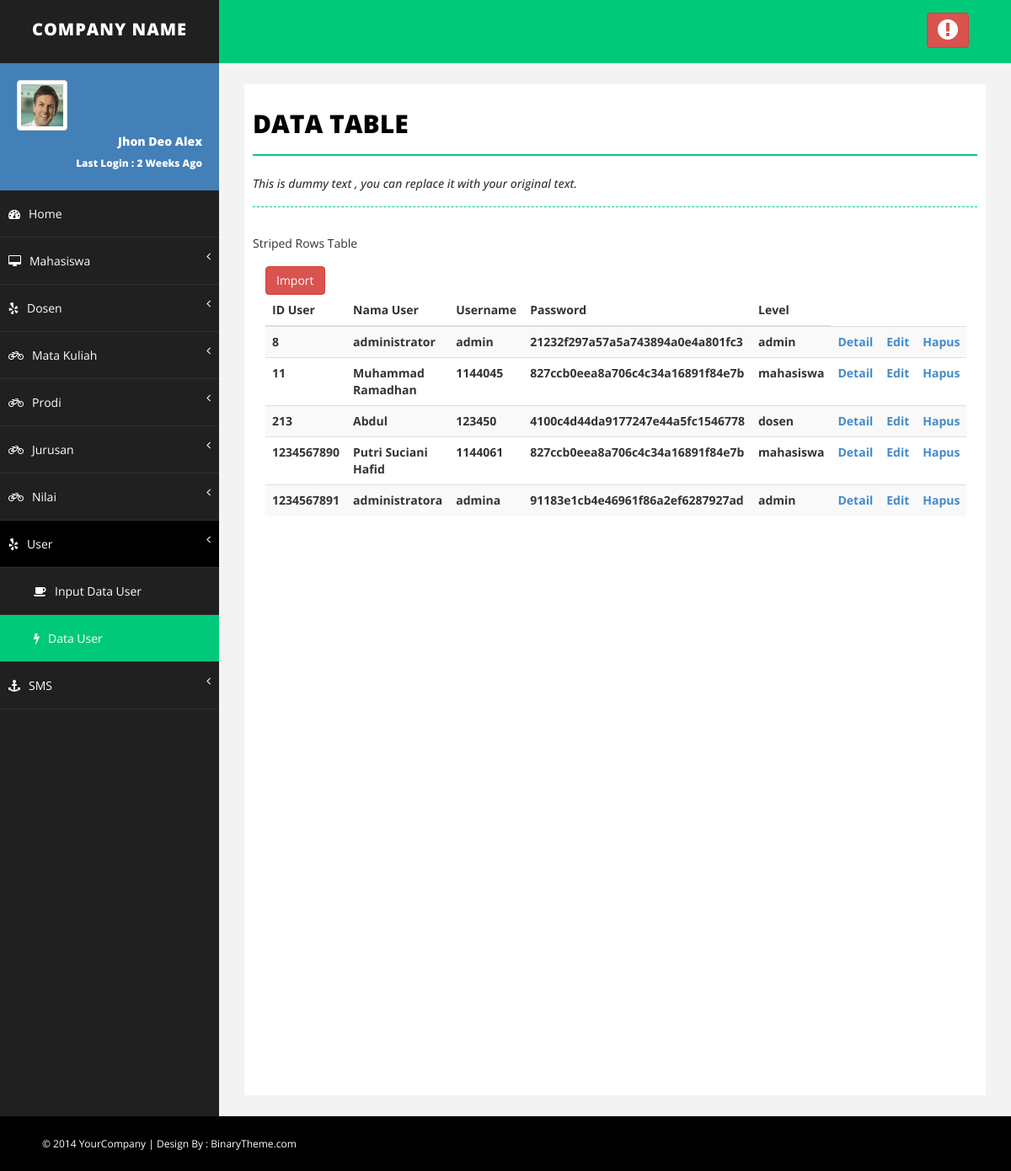
Page /show_data_user.php (signed in) on the committed database.
### tables this page shows
CREATE TABLE IF NOT EXISTS `t_user` (
  `id_user` int(10) NOT NULL AUTO_INCREMENT,
  `nama_user` varchar(25) NOT NULL,
  `username` varchar(25) NOT NULL,
  `password` varchar(200) NOT NULL,
  `level` enum('admin','dosen','mahasiswa') NOT NULL,
  PRIMARY KEY (`id_user`)
);

### show_data_user.php (the view, shortened to what this page needs)
<?php
if($_SESSION['admin']!=""){
?>
<!DOCTYPE html>
<html xmlns="http://www.w3.org/1999/xhtml">
<head>
    <link href="assets/css/bootstrap.css" rel="stylesheet" />
    <link href="assets/css/font-awesome.css" rel="stylesheet" />
    <link href="assets/css/basic.css" rel="stylesheet" />
    <link href="assets/css/custom.css" rel="stylesheet" />
</head>
<body>
    <div id="wrapper">
        <nav class="navbar navbar-default navbar-cls-top " role="navigation" style="margin-bottom: 0">
            <div class="navbar-header">
                <a class="navbar-brand" href="index.html">COMPANY NAME</a>
            </div>
            <div class="header-right">
                <a href="logout.php" class="btn btn-danger" title="Logout"><i class="fa fa-exclamation-circle fa-2x"></i></a>
            </div>
        </nav>
        <nav class="navbar-default navbar-side" role="navigation">
            <div class="sidebar-collapse">
                <ul class="nav" id="main-menu">
                    <li>
                        <div class="user-img-div">
                            <img src="assets/img/user.png" class="img-thumbnail" />
                            <div class="inner-text">
                                Jhon Deo Alex
                            <br />
                                <small>Last Login : 2 Weeks Ago </small>
                            </div>
                        </div>
                    </li>
                    <li>
                        <a href="index.php"><i class="fa fa-dashboard "></i>Home</a>
                    </li>
                    <li>
                        <a href="#"><i class="fa fa-desktop "></i>Mahasiswa <span class="fa arrow"></span></a>
                    </li>
                     <li>
                        <a href="#"><i class="fa fa-yelp "></i>Dosen <span class="fa arrow"></span></a>
                    </li>
					<li>
                        <a href="#"><i class="fa fa-bicycle "></i>Mata Kuliah <span class="fa arrow"></span></a>
                    </li>
					<li>
                        <a href="#"><i class="fa fa-bicycle "></i>Prodi<span class="fa arrow"></span></a>
                    </li>
					<li>
                        <a href="#"><i class="fa fa-bicycle "></i>Jurusan <span class="fa arrow"></span></a>
                    </li>
					<li>
                        <a href="#"><i class="fa fa-bicycle "></i>Nilai <span class="fa arrow"></span></a>
                    </li>
					<li>
                    <a href="#" class="active-menu-top"><i class="fa fa-yelp "></i>User <span class="fa arrow"></span></a>
                         <ul class="nav nav-second-level collapse in">
                            <li>
                                <a href="input_data_user.php"><i class="fa fa-coffee"></i>Input Data User</a>
                            </li>
                            <li>
                                <a class="active-menu" href="show_data_user.php"><i class="fa fa-flash "></i>Data User</a>
                            </li>
                        </ul>
                    </li>
                    <li>
                        <a href="#.php"><i class="fa fa-anchor "></i>SMS<span class="fa arrow"></span></a>
                    </li>
                </ul>
            </div>
        </nav>
        <div id="page-wrapper">
            <div id="page-inner">
                <div class="row">
                    <div class="col-md-12">
                        <h1 class="page-head-line">Data Table</h1>
                        <h1 class="page-subhead-line">This is dummy text , you can replace it with your original text. </h1>
                    </div>
                </div>
                            Striped Rows Table
                            <div class="panel-body">
                            <div class="table-responsive">
							<form action="import_data_user.php">
							<button type="submit" class="btn btn-danger">Import</button>
							</form>
                                <table class="table table-striped">
                                    <thead>
                                        <tr>
                                            <th>ID User</th>
                                            <th>Nama User</th>
                                            <th>Username</th>
                                            <th>Password</th>
											<th>Level</th>
                                        </tr>
                                    </thead>
									<?php
									$tampil=mysql_query("SELECT * FROM t_user ORDER BY id_user ASC");
									while ($r=mysql_fetch_array($tampil)){
										echo "<tr>
										<th>$r[id_user]</th>
                                        <th>$r[nama_user]</th>
                                        <th>$r[username]</th>
                                        <th>$r[password]</th>
										<th>$r[level]</th>
										<th><a href='detail_data_user.php?id=$r[id_user]'>Detail</a></th>
										<th><a href='edit_data_user.php?id=$r[id_user]'>Edit</a></th>
										<th><a href='delete_data_user.php?id=$r[id_user]' onClick=\"return confirm('Apakah Anda yakin Menghapus $r[nama_user]?');\">Hapus</a></th>
										</tr>";
									}
									?>
                                </table>
                            </div>
                        </div>
                    </div>
            </div>
        </div>
    <div id="footer-sec">
        &copy; 2014 YourCompany | Design By : <a href="http://www.binarytheme.com/" target="_blank">BinaryTheme.com</a>
    </div>
</body>
</html>
<?php
	}else{
		header("location: login.php");
	}
?>

### assets/css/basic.css (style rules this page uses)
body { font-family: 'Open Sans', sans-serif; line-height:25px; }
#wrapper { width: 100%; background: #202020; }
#page-wrapper { padding: 15px 15px; min-height: 600px; background: #F3F3F3; }
#page-inner { width: 100%; margin: 10px 20px 10px 0px; background-color: #fff!important; padding: 10px; min-height: 1200px; }
.page-head-line { font-size: 30px; text-transform: uppercase; color: #000; font-weight: 800; padding-bottom: 20px; border-bottom: 2px solid #00CA79; margin-bottom: 10px; }
.page-subhead-line { font-size: 14px; padding-top: 5px; padding-bottom: 20px; font-style:italic; margin-bottom:30px; border-bottom:1px dashed #00CA79; }
.navbar-cls-top .navbar-brand { color: #fff; background: #202020; width: 260px; text-align: center; height: 75px; font-size: 20px; letter-spacing: 1px; font-weight: 900; padding-top: 25px; text-transform:uppercase; }
.header-right { color: #fff; padding: 15px 50px 5px 50px; float: right; font-size: 16px; }
.user-img-div { min-height: 140px; padding: 20px; background-color: #4380B8; }
.user-img-div img { max-height: 60px; }
.user-img-div .inner-text { text-align: right; position: relative; color: #fff; font-weight: 800; line-height: 25px; }
.active-menu { background-color: #00CA79!important; }
.active-menu-top { background-color: #000!important; }
.arrow { float: right; }
.fa.arrow:before { content: "\f104"; }
.nav-second-level li, .nav-third-level li { border-bottom: none !important; }
.nav-second-level li a { padding-left: 37px; }
.sidebar-collapse, .sidebar-collapse .nav { background: none; }
.sidebar-collapse .nav { padding: 0; }
.sidebar-collapse .nav > li > a { color: #fff; background: #202020; text-shadow: none; padding: 15px 40px; border-bottom: 1px solid #2F2E31; }
.sidebar-collapse > .nav > li > a { padding: 15px 10px; }
.nav-second-level > li:last-child > a:after, .nav-third-level > li:last-child > a:after { height: 50%; }
.navbar-side { border: none; background-color: #202020; }
.navbar-cls-top { background: #00CA79; border-bottom: none; }
.navbar-default { border: 0px solid black; }
.navbar-header { background: #000000; }
.nav > li > a > i { margin-right: 10px; }
#footer-sec { background-color:#000; padding:20px 50px; color:#fff; font-size:12px; }
#footer-sec a { color:#fff; }
@media (min-width:768px) { #page-wrapper { margin: 0 0 0 260px; padding: 15px 30px; min-height: 1200px; } }
@media (min-width:768px) { .navbar-side { z-index: 1; position: absolute; width: 260px; } }
@media (min-width:768px) { .navbar { border-radius: 0px; } }

### rows in the picture
t_user: id_user "8", nama_user "administrator", username "admin", password "21232f297a57a5a743894a0e4a801fc3", level "admin"
t_user: id_user "11", nama_user "Muhammad Ramadhan", username "1144045", password "827ccb0eea8a706c4c34a16891f84e7b", level "mahasiswa"
t_user: id_user "213", nama_user "Abdul", username "123450", password "4100c4d44da9177247e44a5fc1546778", level "dosen"
t_user: id_user "1234567890", nama_user "Putri Suciani Hafid", username "1144061", password "827ccb0eea8a706c4c34a16891f84e7b", level "mahasiswa"
t_user: id_user "1234567891", nama_user "administratora", username "admina", password "91183e1cb4e46961f86a2ef6287927ad", level "admin"
